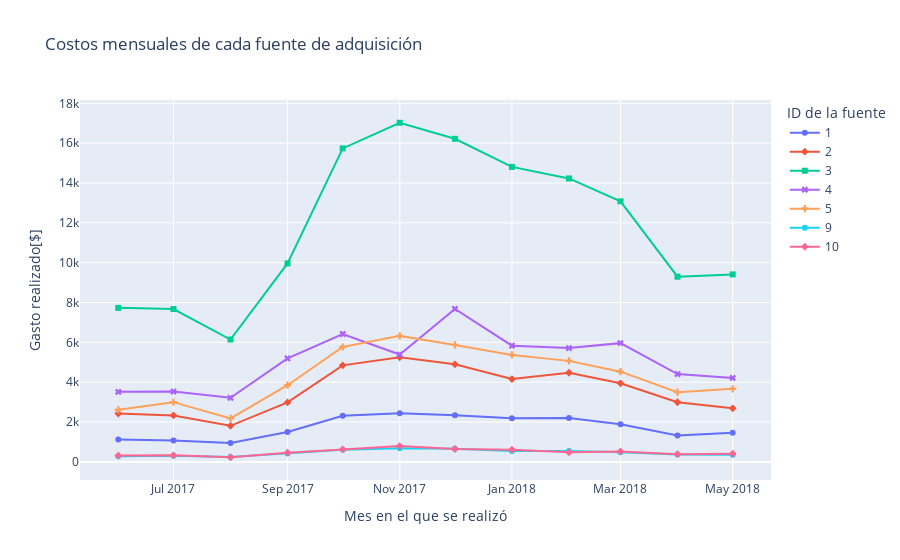

The notebook cell this image was saved under:
### Code cell
#Creamos una figura para mostrar los costos mensuales de cada fuente.
fig_3 = px.line(costs_per_month.reset_index(),
                x='date_month',y='costs',
                symbol='source_id',
                color='source_id',
                title='Costos mensuales de cada fuente de adquisición',
                labels={'costs': 'Gasto realizado[$]', 'date_month':'Mes en el que se realizó','source_id':'ID de la fuente'})
fig_3.show()

### Figure 1 — Plotly figure (JSON) as saved in the notebook; plotly's stock layout.template omitted (floating-point values rounded to 4 significant figures)
{"data": [{"hovertemplate": "ID de la fuente=1<br>Mes en el que se realizó=%{x}<br>Gasto realizado[$]=%{y}<extra></extra>", "legendgroup": "1", "line": {"color": "#636efa", "dash": "solid"}, "marker": {"symbol": "circle"}, "mode": "lines+markers", "name": "1", "orientation": "v", "showlegend": true, "type": "scatter", "x": ["2017-06-01", "2017-07-01", "2017-08-01", "2017-09-01", "2017-10-01", "2017-11-01", "2017-12-01", "2018-01-01", "2018-02-01", "2018-03-01", "2018-04-01", "2018-05-01"], "xaxis": "x", "y": [1126.0, 1073.0, 951.8, 1502.0, 2316.0, 2445.0, 2341.0, 2186.0, 2204.0, 1893.0, 1327.0, 1468.0], "yaxis": "y"}, {"hovertemplate": "ID de la fuente=2<br>Mes en el que se realizó=%{x}<br>Gasto realizado[$]=%{y}<extra></extra>", "legendgroup": "2", "line": {"color": "#EF553B", "dash": "solid"}, "marker": {"symbol": "diamond"}, "mode": "lines+markers", "name": "2", "orientation": "v", "showlegend": true, "type": "scatter", "x": ["2017-06-01", "2017-07-01", "2017-08-01", "2017-09-01", "2017-10-01", "2017-11-01", "2017-12-01", "2018-01-01", "2018-02-01", "2018-03-01", "2018-04-01", "2018-05-01"], "xaxis": "x", "y": [2427.0, 2333.0, 1811.0, 2986.0, 4845, 5248.0, 4898.0, 4158.0, 4474.0, 3943.0, 2994.0, 2689.0], "yaxis": "y"}, {"hovertemplate": "ID de la fuente=3<br>Mes en el que se realizó=%{x}<br>Gasto realizado[$]=%{y}<extra></extra>", "legendgroup": "3", "line": {"color": "#00cc96", "dash": "solid"}, "marker": {"symbol": "square"}, "mode": "lines+markers", "name": "3", "orientation": "v", "showlegend": true, "type": "scatter", "x": ["2017-06-01", "2017-07-01", "2017-08-01", "2017-09-01", "2017-10-01", "2017-11-01", "2017-12-01", "2018-01-01", "2018-02-01", "2018-03-01", "2018-04-01", "2018-05-01"], "xaxis": "x", "y": [7732.0, 7674.0, 6144.0, 9964.0, 15740.0, 17030.0, 16220.0, 14810.0, 14230.0, 13080.0, 9297.0, 9411.0], "yaxis": "y"}, {"hovertemplate": "ID de la fuente=4<br>Mes en el que se realizó=%{x}<br>Gasto realizado[$]=%{y}<extra></extra>", "legendgroup": "4", "line": {"color": "#ab63fa", "dash": "solid"}, "marker": {"symbol": "x"}, "mode": "lines+markers", "name": "4", "orientation": "v", "showlegend": true, "type": "scatter", "x": ["2017-06-01", "2017-07-01", "2017-08-01", "2017-09-01", "2017-10-01", "2017-11-01", "2017-12-01", "2018-01-01", "2018-02-01", "2018-03-01", "2018-04-01", "2018-05-01"], "xaxis": "x", "y": [3515.0, 3530.0, 3217.0, 5192.0, 6421.0, 5389.0, 7680.0, 5833.0, 5712.0, 5962.0, 4408.0, 4214.0], "yaxis": "y"}, {"hovertemplate": "ID de la fuente=5<br>Mes en el que se realizó=%{x}<br>Gasto realizado[$]=%{y}<extra></extra>", "legendgroup": "5", "line": {"color": "#FFA15A", "dash": "solid"}, "marker": {"symbol": "cross"}, "mode": "lines+markers", "name": "5", "orientation": "v", "showlegend": true, "type": "scatter", "x": ["2017-06-01", "2017-07-01", "2017-08-01", "2017-09-01", "2017-10-01", "2017-11-01", "2017-12-01", "2018-01-01", "2018-02-01", "2018-03-01", "2018-04-01", "2018-05-01"], "xaxis": "x", "y": [2616.0, 2998.0, 2185.0, 3849.0, 5767.0, 6325.0, 5873.0, 5372.0, 5071.0, 4530.0, 3501.0, 3670.0], "yaxis": "y"}, {"hovertemplate": "ID de la fuente=9<br>Mes en el que se realizó=%{x}<br>Gasto realizado[$]=%{y}<extra></extra>", "legendgroup": "9", "line": {"color": "#19d3f3", "dash": "solid"}, "marker": {"symbol": "circle"}, "mode": "lines+markers", "name": "9", "orientation": "v", "showlegend": true, "type": "scatter", "x": ["2017-06-01", "2017-07-01", "2017-08-01", "2017-09-01", "2017-10-01", "2017-11-01", "2017-12-01", "2018-01-01", "2018-02-01", "2018-03-01", "2018-04-01", "2018-05-01"], "xaxis": "x", "y": [285.2, 302.5, 248.9, 415.6, 609.4, 683.2, 658.0, 547.2, 551.5, 480.3, 373.5, 362.2], "yaxis": "y"}, {"hovertemplate": "ID de la fuente=10<br>Mes en el que se realizó=%{x}<br>Gasto realizado[$]=%{y}<extra></extra>", "legendgroup": "10", "line": {"color": "#FF6692", "dash": "solid"}, "marker": {"symbol": "diamond"}, "mode": "lines+markers", "name": "10", "orientation": "v", "showlegend": true, "type": "scatter", "x": ["2017-06-01", "2017-07-01", "2017-08-01", "2017-09-01", "2017-10-01", "2017-11-01", "2017-12-01", "2018-01-01", "2018-02-01", "2018-03-01", "2018-04-01", "2018-05-01"], "xaxis": "x", "y": [314.2, 329.8, 232.6, 460.7, 627.2, 792.4, 645.9, 614.4, 480.9, 526.4, 388.2, 409.9], "yaxis": "y"}], "layout": {"legend": {"title": {"text": "ID de la fuente"}, "tracegroupgap": 0}, "title": {"text": "Costos mensuales de cada fuente de adquisición"}, "xaxis": {"anchor": "y", "domain": [0, 1], "title": {"text": "Mes en el que se realizó"}}, "yaxis": {"anchor": "x", "domain": [0, 1], "title": {"text": "Gasto realizado[$]"}}}}
